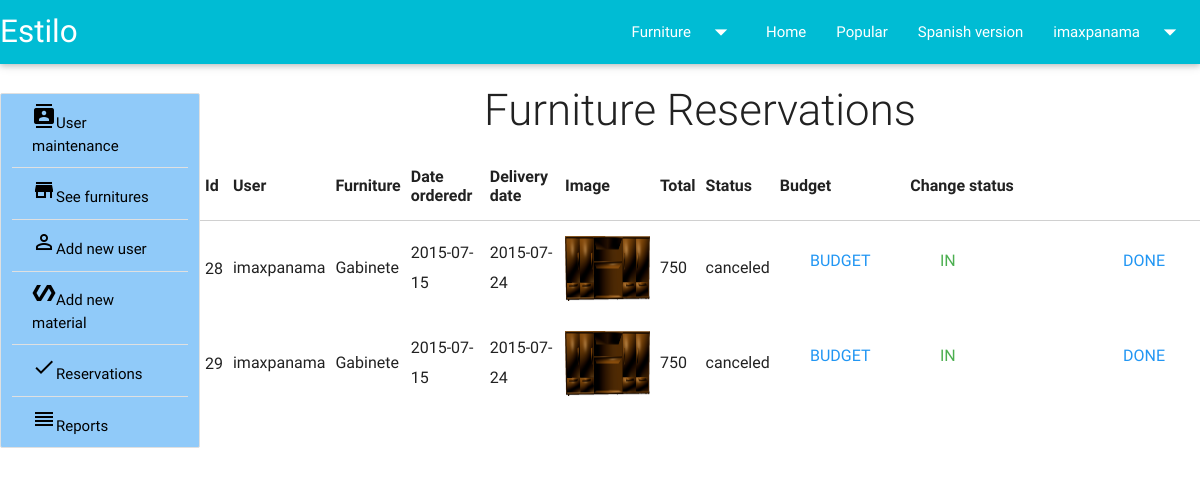
The app's page /ad-ver-reser.php (signed in) with its own data.
### tables this page shows
CREATE TABLE IF NOT EXISTS `reserva` (
  `idreserva` int(5) NOT NULL AUTO_INCREMENT,
  `total` double NOT NULL,
  `fecha_ordenado` date NOT NULL,
  `fecha_entrega` date NOT NULL,
  `img` varchar(250) NOT NULL,
  `iduser` int(5) NOT NULL,
  `idmueble` int(5) NOT NULL,
  `estado` text NOT NULL,
  `orden` varchar(10) NOT NULL,
  `canti` int(11) NOT NULL,
  `fecha_p` date NOT NULL,
  PRIMARY KEY (`idreserva`),
  KEY `iduser` (`iduser`),
  KEY `idmueble` (`idmueble`)
);

CREATE TABLE IF NOT EXISTS `usuario` (
  `iduser` int(5) NOT NULL AUTO_INCREMENT,
  `usuario` varchar(25) NOT NULL,
  `nombre` varchar(25) NOT NULL,
  `apellido` varchar(25) NOT NULL,
  `contra` varchar(100) NOT NULL,
  `correo` varchar(50) NOT NULL,
  `telefono` varchar(9) NOT NULL,
  `dui` varchar(10) NOT NULL,
  `tipo` varchar(10) NOT NULL,
  `count` int(11) NOT NULL DEFAULT '0',
  PRIMARY KEY (`iduser`)
);

CREATE TABLE IF NOT EXISTS `mueble` (
  `idmueble` int(5) NOT NULL AUTO_INCREMENT,
  `nombre` varchar(50) NOT NULL,
  `descri` varchar(500) NOT NULL,
  `tipo` varchar(50) NOT NULL,
  `precio` double DEFAULT NULL,
  `img` varchar(250) DEFAULT NULL,
  `vis` int(10) DEFAULT NULL,
  PRIMARY KEY (`idmueble`)
);

### php/zebra_pagination.php (called while the page is built, shortened)
<?php
class Zebra_Pagination
{
    private $_properties = array(
        'always_show_navigation'    =>  true,
        'avoid_duplicate_content'   =>  true,
        'method'                    =>  'get',
        'next'                      =>  'Siguiente',
        'padding'                   =>  true,
        'page'                      =>  1,
        'page_set'                  =>  false,
        'navigation_position'       =>  'outside',
        'preserve_query_string'     =>  0,
        'previous'                  =>  'Anterior',
        'records'                   =>  '',
        'records_per_page'          =>  '',
        'reverse'                   =>  false,
        'selectable_pages'          =>  11,
        'total_pages'               =>  0,
        'trailing_slash'            =>  true,
        'variable_name'             =>  'page',
    );
    public function base_url($base_url = '', $preserve_query_string = true)
    {
        $base_url = ($base_url == '' ? $_SERVER['REQUEST_URI'] : $base_url);
        $parsed_url = parse_url($base_url);
    }
    public function get_page()
    {
        return $this->_properties['page'];
    }
    public function get_pages()
    {
        return @ceil($this->_properties['records'] / $this->_properties['records_per_page']);
    }
    public function records($records)
    {
        $this->_properties['records'] = (int)$records;
    }
    public function records_per_page($records_per_page)
    {
        $this->_properties['records_per_page'] = (int)$records_per_page;
    }
}
?>

### ad-ver-reser.php (the view, shortened to what this page needs)
<?php
if (isset($_SESSION['suser']) && $_SESSION['type'] == "admin") {
$con = mysqli_connect('127.0.0.1','root','','estilo') or die('Error seleccionando la base de datos');
$consulta = 'SELECT idreserva FROM reserva';
require_once('php/zebra_pagination.php');
$res = $con->query($consulta);
$num_reg = mysqli_num_rows($res);
$rpp = 4;
$pag = new Zebra_Pagination();
$pag->records($num_reg);
$pag->records_per_page($rpp);
$consul = 'SELECT * FROM reserva LIMIT '.(($pag->get_page() -1) * $rpp). ',' .$rpp;
$ya = $con->query($consul);
?>
<!doctype html>
<html lang="es">
<head>
</head>
<body>
 <div class="row">
  <h3 class="light center">Furniture Reservations</h3>
    <table class="responsive-table col s12 m10">
      <thead>
        <tr>
          <th>Id</th>
          <th>User</th>
          <th>Furniture</th>
          <th>Date orderedr</th>
          <th>Delivery date</th>
          <th>Image</td>
          <th>Total</th>
          <th>Status</th>
          <th>Budget</th>
          <th>Change status</th>
        </tr>
     </thead>
       <?php while($row = mysqli_fetch_array($ya)) {
        $sql = mysql_query("SELECT usuario FROM usuario WHERE iduser= '".$row['iduser']."'");
        $dato = mysql_fetch_array($sql);
        $user = $dato['usuario'];
        $sql0 = mysql_query("SELECT nombre FROM mueble WHERE idmueble= '".$row['idmueble']."'");
        $dato0 = mysql_fetch_array($sql0);
        $mueble = $dato0['nombre'];
        $fecha = strtotime(date('Y-m-d'));
        ?>
      <tr>
        <td><input type="hidden" value="<?php echo $row['idreserva'];?>"><?php echo $row['idreserva'];?></td>
        <td><p><?php echo $user;?></p></td>
        <td><p><?php echo $mueble;?></p></td>
        <td><p><?php echo $row['fecha_ordenado'];?></p></td>
        <td><p><?php echo $row['fecha_entrega'];?></p></td>
        <td><img src="<?php echo $row['img'];?>" style="width: 85px; height:65px;"></td>
        <td><p><?php echo $row['total'];?></p></td>
        <td><p><?php if($fecha<strtotime($row['fecha_p'])){echo $row['estado'];}else{echo "canceled";};?></p></td>
        <td><a href="ad-ver-pre.php?m=<?php echo $row['idmueble'];?>" class="waves-effect waves-teal btn-flat blue-text">Budget</a></td>
        <td><a href="php/upt.php?id=<?php echo $row['idmueble'];?>" class="waves-effect waves-teal btn-flat green-text">In producction  </a></td>
        <td><a href="php/upt1.php?id=<?php echo $row['idmueble'];?>" class="waves-effect waves-teal btn-flat blue-text">Done</a></td>
        <?php } ?>
      </tr>
    </table>
  </div>
</body>
</html>
 <?php
}else{
  echo '<script> alert("Unauthenticated user"); location.href = "index.php"; </script>';
}
  ?>

### css/style.css (style rules this page uses)
p { line-height: 2rem; }

### records on screen
reserva: idreserva "28", iduser.usuario "imaxpanama", mueble.nombre "Gabinete", fecha_ordenado "2015-07-15", fecha_entrega "2015-07-24", img (picture), total "750", fecha_p "canceled"
reserva: idreserva "29", iduser.usuario "imaxpanama", mueble.nombre "Gabinete", fecha_ordenado "2015-07-15", fecha_entrega "2015-07-24", img (picture), total "750", fecha_p "canceled"
